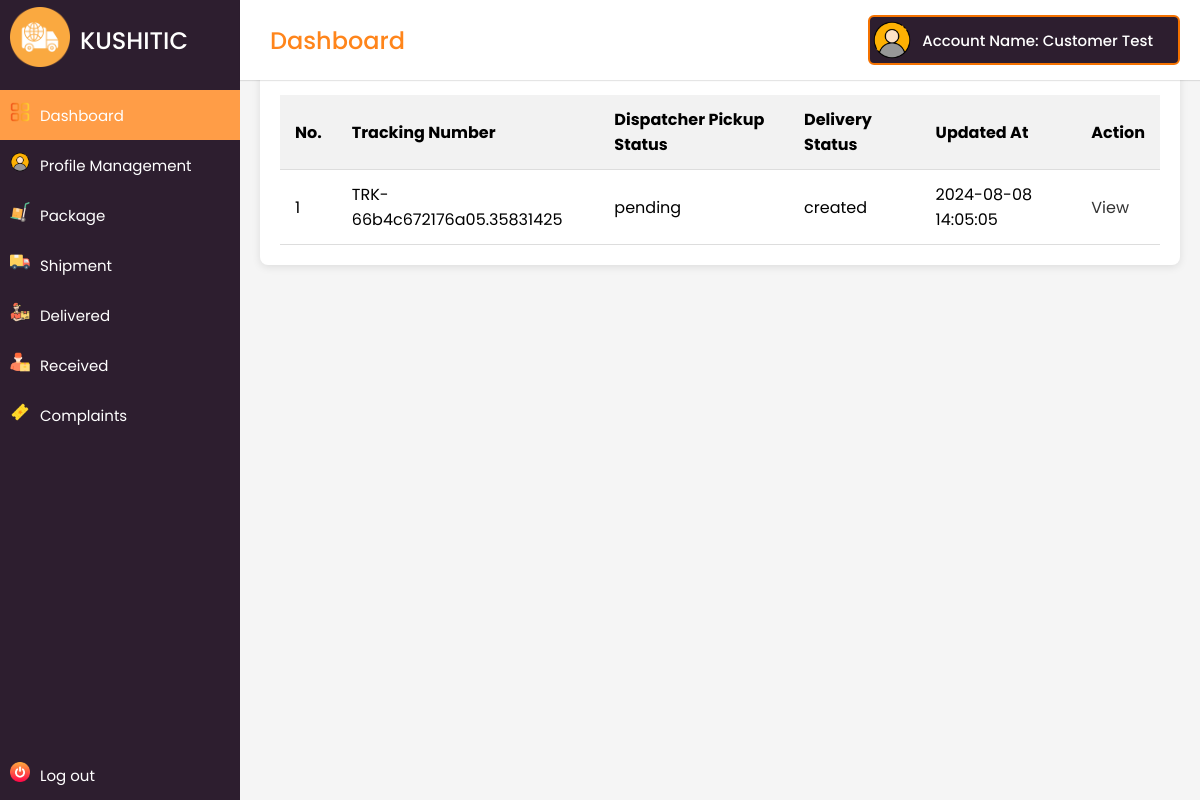
The app's page /main/customer/shipping_status.php (signed in) with its own data.
### tables this page shows
CREATE TABLE `customers` (
  `id` int(11) NOT NULL,
  `user_id` int(11) NOT NULL,
  `first_name` varchar(50) NOT NULL,
  `last_name` varchar(50) NOT NULL,
  `email` varchar(100) NOT NULL,
  `phone` varchar(20) DEFAULT NULL,
  `created_at` timestamp NOT NULL DEFAULT current_timestamp()
);

CREATE TABLE `consignments` (
  `consignment_id` int(11) NOT NULL,
  `package_id` int(11) NOT NULL,
  `tracking_number` varchar(255) NOT NULL,
  `sender_id` int(11) NOT NULL,
  `receiver_id` int(11) NOT NULL,
  `dispatcher_id` int(11) DEFAULT NULL,
  `dispatcher_pickup_status` varchar(100) DEFAULT NULL,
  `delivery_status` varchar(100) DEFAULT NULL,
  `pickup_address` text NOT NULL,
  `delivery_address` text NOT NULL,
  `created_at` timestamp NOT NULL DEFAULT current_timestamp(),
  `updated_at` timestamp NOT NULL DEFAULT current_timestamp() ON UPDATE current_timestamp(),
  `delivery_proof` varchar(300) DEFAULT NULL
);

### main/customer/includes/functions.php (called while the page is built, shortened)
<?php
if (isset($_SESSION['user_id'])) {
  $user_id = $_SESSION['user_id'];
function getCustomerId($user_id, $conn)
{
  $user_id = mysqli_real_escape_string($conn, $user_id);
  $query = "SELECT id FROM customers WHERE user_id = $user_id";
  $result = mysqli_query($conn, $query);
  if ($result && mysqli_num_rows($result) > 0) {
    $row = mysqli_fetch_assoc($result);
    return $row['id'];
  } else {
    return null;
  }
}
function getCustomersFullName($user_id, $conn) {
    $user_id = mysqli_real_escape_string($conn, $user_id);
    $query = "SELECT * FROM customers WHERE user_id = $user_id";
    $result = mysqli_query($conn, $query);
    if ($result && mysqli_num_rows($result) > 0) {
        $row = mysqli_fetch_assoc($result);
        return $row['first_name'] . ' ' . $row['last_name'];
    } else {
        return null;
    }
}
} else {
  echo '<script>alert("No account found logged in.");</script>';
  header("Location: ../../");
}

### main/customer/shipping_status.php (the view, shortened to what this page needs)
<?php
include('includes/header.php');
$senderID = getCustomerId($user_id, $conn);
$sqlPending = "SELECT * FROM consignments WHERE sender_id = '$senderID' AND delivery_status = 'created' ORDER BY consignment_id ASC";
$resultPending = $conn->query($sqlPending);
?>
<div class="container">
    <div class="card">
        <h2>All Dispatch Status</h2>
        <div class="table-wrapper">
            <table class="fl-table">
                <thead>
                    <tr>
                        <th>No.</th>
                        <th>Tracking Number</th>
                        <th>Dispatcher Pickup Status</th>
                        <th>Delivery Status</th>
                        <th>Updated At</th>
                        <th>Action</th>
                    </tr>
                </thead>
                <tbody>
                    <?php
                    $i = 1;
                    if ($resultPending->num_rows > 0) {
                        while($row = $resultPending->fetch_assoc()) {
                            $trackId = htmlspecialchars($row['tracking_number']);
                            echo "<tr>";
                            echo "<td>" . $i++ . "</td>";
                            echo "<td>" . htmlspecialchars($row['tracking_number']) . "</td>";
                            echo "<td>" . htmlspecialchars($row['dispatcher_pickup_status']) . "</td>";
                            echo "<td>" . htmlspecialchars($row['delivery_status']) . "</td>";
                            echo "<td>" . htmlspecialchars($row['updated_at']) . "</td>";
                            echo "<td>
                                <a href='view_consignment_status.php?tracking_number=$trackId' class='btn-tbl'>View
                                </a>
                            </td>";
                            echo "</tr>";
                        }
                    } else {
                        echo "<tr><td colspan='6'>No records found</td></tr>";
                    }
                    ?>
                </tbody>
            </table>
        </div>
    </div>
</div>
<?php
include('includes/footer.php');
?>

### main/customer/includes/header.php (shortened to what this page needs)
<?php
require ('config.php');
require ('includes/functions.php');
?>
<!DOCTYPE html>
<html lang="en" dir="ltr">
  <head>
    <link rel="stylesheet" href="assets/css/style.css" />
  </head>
  <body>
    <div class="sidebar">
      <div class="logo-details">
      <div class=" icon-img">
              <img src="assets/img/icons/worldwide-delivery.png" alt="" />
      </div>
        <span class="logo_name">KUSHITIC</span>
      </div>
      <ul class="nav-links">
        <li>
          <a href="index.php" class="active">
            <div class=" icon-img">
              <img src="assets/img/icons/dashboards.png" alt="" />
            </div>
            <span class="links_name">Dashboard</span>
          </a>
        </li>
        <li>
          <a href="profile_management.php">
          <div class=" icon-img">
              <img src="assets/img/icons/profile.png" alt="" />
            </div>
            <span class="links_name">Profile Management</span>
          </a>
        </li>
        <li class="dropdown">
            <a href="#">
                <div class="icon-img">
                    <img src="assets/img/icons/trolley.png" alt="" />
                </div>
                <span class="links_name">Package</span>
            </a>
        </li>
        <li class="dropdown">
            <a href="#">
                <div class="icon-img">
                    <img src="assets/img/icons/delivery-truck.png" alt="" />
                </div>
                <span class="links_name">Shipment</span>
            </a>
        </li>
      <li>
          <a href="sent_packages.php">
          <div class=" icon-img">
              <img src="assets/img/icons/delivery-man.png" alt="" />
            </div>
            <span class="links_name">Delivered</span>
          </a>
        </li>
        <li>
          <a href="received_packages.php">
          <div class=" icon-img">
            <img src="assets/img/icons/worker.png" alt="" />
            </div>
            <span class="links_name">Received</span>
          </a>
        </li>
        <li class="dropdown">
            <a href="#">
                <div class="icon-img">
                    <img src="assets/img/icons/ticket.png" alt="" />
                </div>
                <span class="links_name">Complaints</span>
            </a>
        </li>
        <li class="log_out">
          <a href="logout.php">
          <div class=" icon-img">
              <img src="assets/img/icons/switch.png" alt="" />
            </div>
            <span class="links_name">Log out</span>
          </a>
        </li>
      </ul>
    </div>
    <section class="home-section">
      <nav>
        <div class="sidebar-button">
          <span class="dashboard">Dashboard</span>
        </div>
        <div class="profile-details">
          <img src="assets/img/icons/profile.png" alt="" />
          <span class="admin_name">
            <?php
              $full_name = getCustomersFullName($user_id, $conn);
              if ($full_name !== null) {
                  echo "Account Name: " . $full_name;
              } else {
                  echo "Customer not found for user_id: " . $user_id;
              }
            ?>
          </span>
        </div>
      </nav>
      <div class="home-content">

### main/customer/assets/css/style.css (style rules this page uses)
:root { --white-color: #ffffff; --custom-gray-color: #d5d5d5; --dark-purple: #2D1E2F; --custom-primary-color: #ff851b; --custom-primary-hover-color: #FF9D47; --custom-text-color: #F57200; --text-dark: #000; --danger: #fa0808; --danger-hover: #f82b2b; --success: #015012; }
* { margin: 0; padding: 0; box-sizing: border-box; font-family: 'Poppins', sans-serif; }
body { min-height: 100%; }
.sidebar { position: fixed; height: 100%; width: 240px; background: var(--dark-purple); transition: all 0.5s ease; }
.sidebar .icon-img img { margin: 10px; width: 20px; height: 20px; }
.sidebar .logo-details { height: 80px; display: flex; align-items: center; }
.sidebar .logo-details img { font-size: 28px; font-weight: 500; color: #fff; min-width: 60px; min-height: 60px; text-align: center }
.sidebar .logo-details .logo_name { color: #fff; font-size: 24px; font-weight: 500; }
.sidebar .nav-links { margin-top: 10px; }
.sidebar .nav-links li { position: relative; list-style: none; height: 50px; }
.sidebar .nav-links li a { height: 100%; width: 100%; display: flex; align-items: center; text-decoration: none; transition: all 0.4s ease; }
.sidebar .nav-links li a.active { background: var(--custom-primary-hover-color); }
.sidebar .nav-links li a .links_name { color: #fff; font-size: 15px; font-weight: 400; white-space: nowrap; }
.sidebar .nav-links li.dropdown { position: relative; }
.sidebar .nav-links .log_out { position: absolute; bottom: 0; width: 100%; }
.home-section { position: relative; background: #f5f5f5; min-height: 100vh; width: calc(100% - 240px); left: 240px; transition: all 0.5s ease; }
.home-section nav { display: flex; justify-content: space-between; height: 80px; background: var(--white-color); display: flex; align-items: center; position: fixed; width: calc(100% - 240px); left: 240px; z-index: 100; padding: 0 20px; box-shadow: 0 1px 1px rgba(0, 0, 0, 0.1); transition: all 0.5s ease; }
.home-section nav .sidebar-button { display: flex; align-items: center; font-size: 24px; font-weight: 500; color: var(--custom-primary-color); }
.home-section nav .profile-details { display: flex; align-items: center; background: var(--dark-purple); border: 2px solid var(--custom-text-color); border-radius: 6px; height: 50px; min-width: 190px; padding: 0 15px 0 2px; }
nav .profile-details img { height: 40px; width: 40px; border-radius: 6px; object-fit: cover; }
nav .profile-details .admin_name { font-size: 15px; font-weight: 500; color: var(--white-color); margin: 0 10px; white-space: nowrap; }

### main/customer/shipping_status.php (style rules this page uses)
.container { max-width: 1000px; margin: 0 auto; padding: 20px; }
.card { background-color: #fff; border-radius: 8px; box-shadow: 0 2px 8px rgba(0, 0, 0, 0.1); padding: 20px; margin-bottom: 20px; }
h2 { font-size: 24px; margin-bottom: 20px; color: #333; }
.table-wrapper { overflow-x: auto; }
.fl-table { width: 100%; border-collapse: collapse; }
.fl-table th, .fl-table td { padding: 12px 15px; text-align: left; border-bottom: 1px solid #ddd; vertical-align: middle; }
.fl-table thead th { background-color: #f2f2f2; }
.btn-tbl { display: inline-block; text-decoration: none; color: #333; }

### records on screen
customers: full_name "Customer Test"
consignments: tracking_number "TRK-66b4c672176a05.35831425", dispatcher_pickup_status "pending", delivery_status "created", updated_at "2024-08-08 14:05:05"
